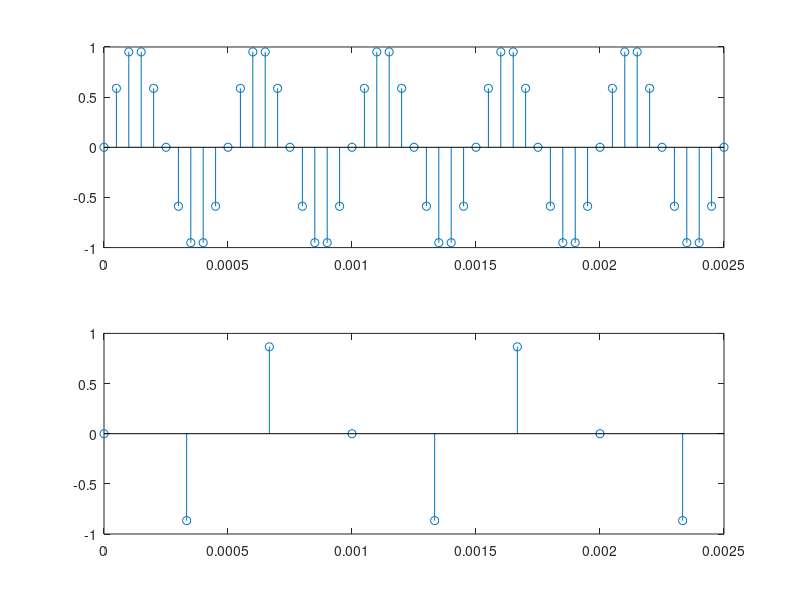

MATLAB code to generate this figure:
% Sample the sinusoid x = sin(2 pi f t), where f = 2 kHz.
% Let x1 be the signal sampled at 20 kHz.
% Let x2 be the signal sampled at 3 kHz.

f = 2000;
T = 1/f;
tmin = 0;
tmax = 5*T;             % Plot 5 cycles
dt1 = 1/20000;
dt2 = 1/3000;
t1 = tmin:dt1:tmax;
t2 = tmin:dt2:tmax;
x1 = sin(2*pi*f*t1);
x2 = sin(2*pi*f*t2);
subplot(211)
stem(t1,x1);
subplot(212)
stem(t2,x2);
